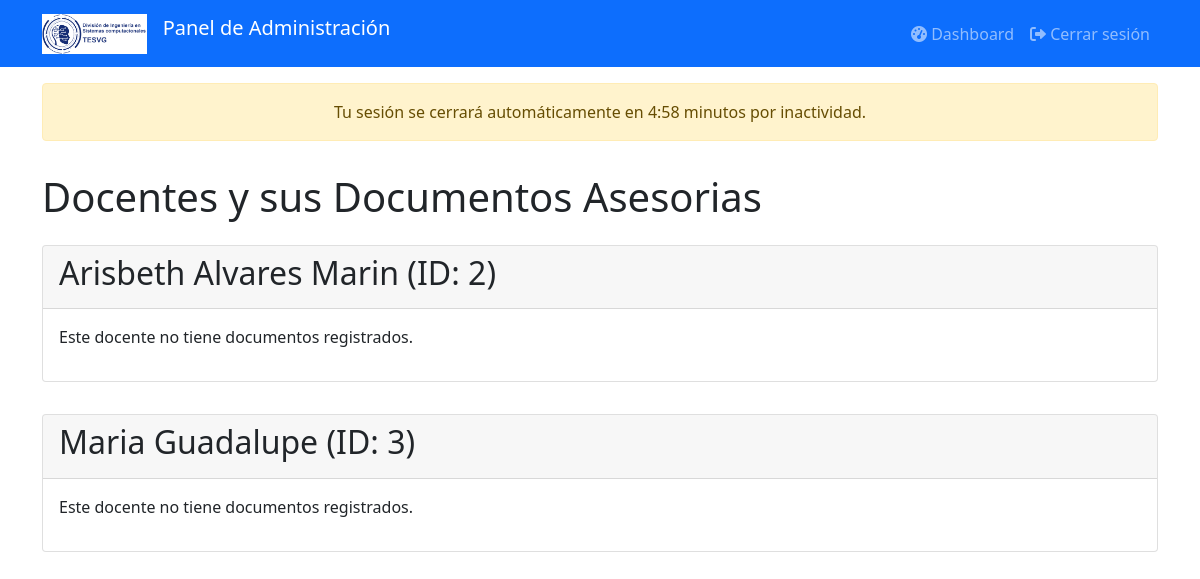
The app's page /admin/asesorias.php (signed in) with its own data.
### tables this page shows
CREATE TABLE `usuarios` (
  `id` int(11) NOT NULL,
  `nombre` varchar(255) NOT NULL,
  `correo` varchar(255) NOT NULL,
  `clave` varchar(255) NOT NULL,
  `estado` enum('activo','inactivo') DEFAULT 'activo',
  `role` enum('docente','admin') NOT NULL,
  `permissions` longtext DEFAULT NULL
);

### admin/asesorias.php (the view, shortened to what this page needs)
<!DOCTYPE html>
<html lang="es">
<head>
    <link href="https://cdnjs.cloudflare.com/ajax/libs/bootstrap/5.1.3/css/bootstrap.min.css" rel="stylesheet">
    <link href="https://cdnjs.cloudflare.com/ajax/libs/font-awesome/6.0.0-beta3/css/all.min.css" rel="stylesheet">
</head>
<body>
<?php include 'header.php'; ?>
    <?php
    $docentes_query = "SELECT id, nombre FROM usuarios WHERE role = 'docente'";
    $docentes_result = $conn->query($docentes_query);
    ?>
    <div class="container main-content">
        <h1 class="mb-4">Docentes y sus Documentos Asesorias</h1>
        <?php if ($docentes_result->num_rows > 0): ?>
            <?php while ($docente = $docentes_result->fetch_assoc()): ?>
                <div class="card docente-card">
                    <div class="card-header">
                        <h2><?php echo htmlspecialchars($docente['nombre']); ?> (ID: <?php echo $docente['id']; ?>)</h2>
                    </div>
                    <div class="card-body">
                        <?php
                        $docs_query = "SELECT * FROM asesorias_documentos WHERE usuario_id = " . $docente['id'];
                        $docs_result = $conn->query($docs_query);
                        if ($docs_result->num_rows > 0):
                        ?>
                            <h3>Documentos registrados:</h3>
                            <div class="row">
                            <?php
                            $files = [];
                            while ($doc = $docs_result->fetch_assoc()):
                                $filePath = "../docente/uploads/" . $doc['file_name'];
                                $preview = generatePreview($filePath, $doc['file_type']);
                                $files[] = $filePath;
                            ?>
                                <div class="col-md-6 col-lg-4">
                                    <div class="card documento-card">
                                        <div class="card-body">
                                            <h5 class="card-title"><?php echo htmlspecialchars($doc['file_name']); ?></h5>
                                            <p class="card-text">
                                                <strong>Tipo:</strong> <?php echo htmlspecialchars($doc['file_type']); ?><br>
                                                <strong>Subido el:</strong> <?php echo htmlspecialchars($doc['uploaded_at']); ?><br>
                                                <strong>Comentario:</strong> <?php echo htmlspecialchars($doc['comment']); ?>
                                            </p>
                                            <div class="preview-container">
                                                <?php echo $preview; ?>
                                            </div>
                                        </div>
                                        <div class="card-footer">
                                            <a href="<?php echo $filePath; ?>" class="btn btn-primary btn-sm" target="_blank">
                                                <i class="fas fa-eye"></i> Ver completo
                                            </a>
                                        </div>
                                    </div>
                                </div>
                            <?php endwhile; ?>
                            </div>
                            <form action="acciones/download_zip.php" method="post">
    <input type="hidden" name="files" value="<?php echo htmlentities(serialize($files)); ?>">
    <input type="hidden" name="docente_nombre" value="<?php echo htmlspecialchars($docente['nombre']); ?>">
    <button type="submit" class="btn btn-success">
        <i class="fas fa-download"></i> Descargar todos los archivos en ZIP
    </button>
</form>
                        <?php else: ?>
                            <p>Este docente no tiene documentos registrados.</p>
                        <?php endif; ?>
                    </div>
                </div>
            <?php endwhile; ?>
        <?php else: ?>
            <div class="alert alert-info">No hay docentes registrados.</div>
        <?php endif; ?>
    </div>
</body>
</html>

### admin/asesorias.php (style rules this page uses)
body { background-color: #f8f9fa; }
.main-content { margin-top: 2rem; }
.docente-card { margin-bottom: 2rem; }

### records on screen
usuarios: nombre "Arisbeth Alvares Marin", id "2"
usuarios: nombre "Maria Guadalupe", id "3"
